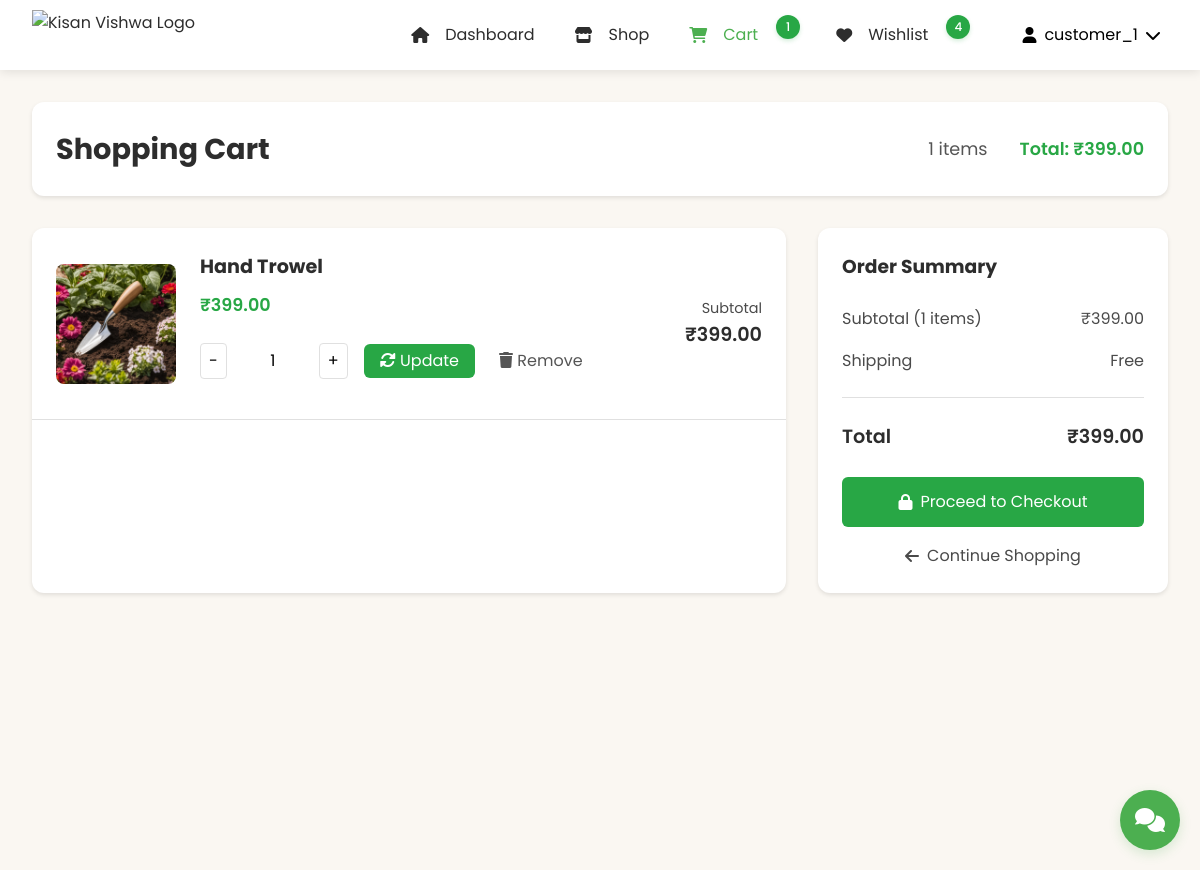
/customer/cart/ (signed in), run on an earlier commit of the app's database.
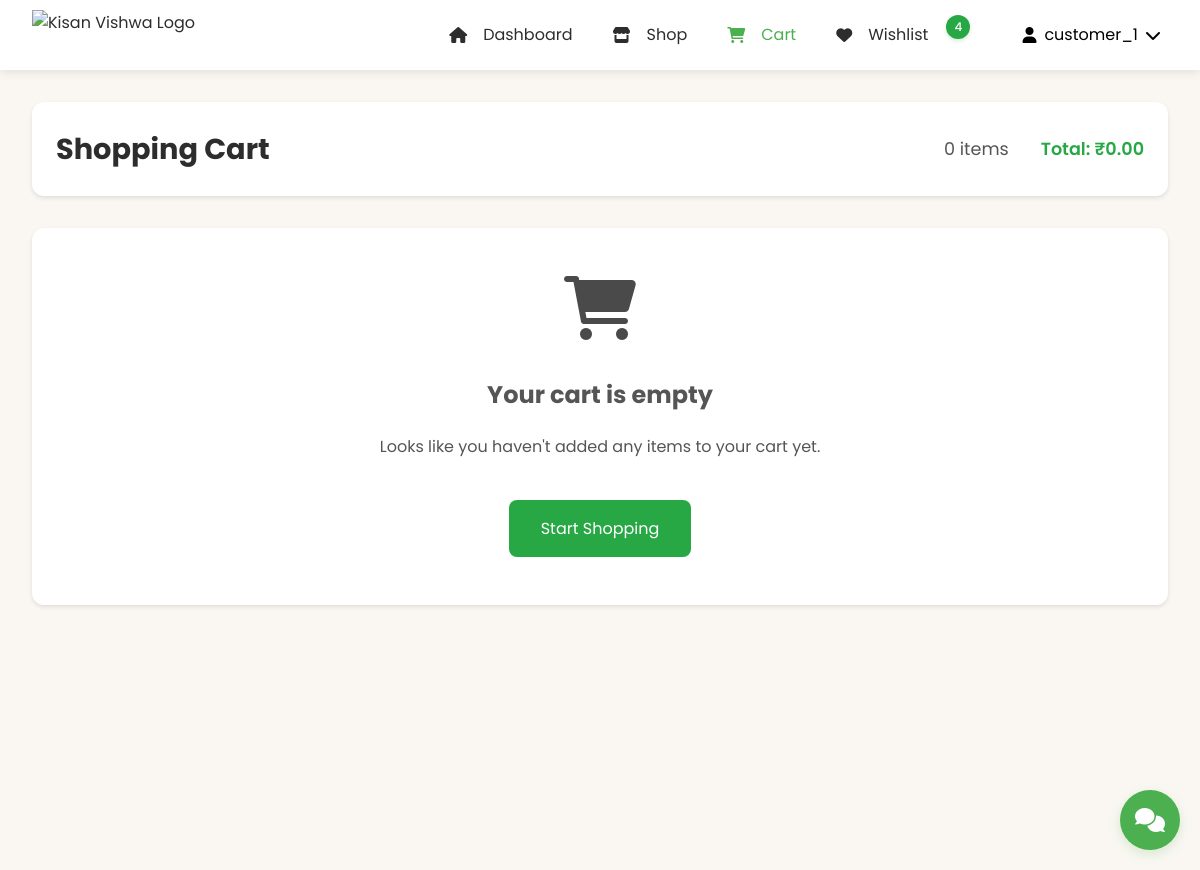
And on a later commit of the database.
### customer_app/models.py (models this page shows, shortened)
class CartItem(models.Model):
    user = models.ForeignKey(User, on_delete=models.CASCADE)
    product = models.ForeignKey(Product, on_delete=models.CASCADE)
    quantity = models.PositiveIntegerField(default=1)
    @property
    def total_price(self):
        return self.product.price * self.quantity
    class Meta:
        ordering = ['-id']

### product_app/models.py (models this page shows, shortened)
class Product(models.Model):
    CATEGORY_CHOICES = [
        ('vegetables', 'Vegetables'),
        ('fruits', 'Fruits'),
        ('grains', 'Grains'),
        ('dairy', 'Dairy'),
        ('tools', 'Tools & Equipment'),
        ('seeds', 'Seeds & Saplings'),
        ('pesticides', 'Pesticides & Fertilizers'),
        ('organic', 'Organic Products'),
        ('livestock', 'Livestock & Feed'),
        ('other', 'Other')
    ]
    name = models.CharField(max_length=200)
    category = models.CharField(max_length=100, choices=CATEGORY_CHOICES, default='other')
    price = models.DecimalField(max_digits=10, decimal_places=2)
    quantity = models.IntegerField()
    description = models.TextField()
    image = models.ImageField(
        upload_to='products/',
        null=True,
        blank=True
    )
    farmer = models.ForeignKey(User, on_delete=models.CASCADE)
    created_at = models.DateTimeField(auto_now_add=True)
    updated_at = models.DateTimeField(auto_now=True)
    is_featured = models.BooleanField(default=False)
    is_deleted = models.BooleanField(default=False)
    def get_image_url(self):
        if self.image and hasattr(self.image, 'url'):
            return self.image.url
        return static('images/default_product.jpg')

### customer_app/views.py (the view)
# urls.py: path('cart/', views.customer_cart, name='customer_cart'),
def customer_cart(request):
    cart_items = CartItem.objects.filter(user=request.user)
    context = {
        'cart_items': cart_items
    }
    return render(request, 'customer_app/cart.html', context)

### customer_app/context_processors.py (called while the page is built, shortened)
def wishlist_and_cart_counts(request):
    if request.user.is_authenticated:
        cart_items = CartItem.objects.filter(user=request.user).select_related('product')
        wishlist_items = Wishlist.objects.filter(user=request.user)
        return {
            'cart_items_count': cart_items.count(),
            'cart_total': sum(item.total_price for item in cart_items),
            'wishlist_count': wishlist_items.count(),
            'wishlist_product_ids': set(item.product_id for item in wishlist_items)
        }

def wishlist_status(request):
    if request.user.is_authenticated:
        wishlist_items = Wishlist.objects.filter(user=request.user).select_related('product')
        return {
            'wishlist_product_ids': set(item.product.id for item in wishlist_items),
            'wishlist_products': [item.product for item in wishlist_items]
        }
    return {
        'wishlist_product_ids': set(),
        'wishlist_products': []
    }

### customer_app/templates/customer_app/cart.html (shortened to what the changed rows need)
{% load static %}
<!DOCTYPE html>
<html lang="en">
<head>
    <link rel="stylesheet" href="https://cdnjs.cloudflare.com/ajax/libs/normalize/8.0.1/normalize.min.css">
    <link rel="stylesheet" href="https://cdnjs.cloudflare.com/ajax/libs/font-awesome/6.0.0/css/all.min.css">
    <link rel="stylesheet" type="text/css" href="{% static 'css/CustomerNavBar.css' %}">
    <link rel="stylesheet" type="text/css" href="{% static 'css/customerdesign.css' %}">
    <link rel="stylesheet" type="text/css" href="{% static 'css/cart.css' %}">
    <link rel="stylesheet" href="{% static 'css/chat_widget.css' %}">
</head>
<body>
    {% include 'NavBar/CustomerNavBar.html' %}
    <main class="main-container">
        <div class="cart-header">
            <h1>Shopping Cart</h1>
            <div class="cart-summary">
                <span>{{ cart_items|length }} items</span>
                <span class="cart-total">Total: ₹{{ cart_total|default:"0.00" }}</span>
            </div>
        </div>
        {% if cart_items %}
            <div class="cart-content">
                <div class="cart-items">
                    {% for item in cart_items %}
                        <div class="cart-item">
                            <div class="cart-item-image">
                                <img src="{{ item.product.get_image_url }}" alt="{{ item.product.name }}">
                            </div>
                            <div class="item-details">
                                <h2>{{ item.product.name }}</h2>
                                <p class="item-price">₹{{ item.product.price|floatformat:2 }}</p>
                                <div class="quantity-wrapper">
                                    <form method="POST" action="{% url 'update_cart_quantity' item.id %}" class="quantity-form">
                                        <div class="quantity-controls">
                                            <button type="button" class="quantity-btn minus" data-item-id="{{ item.id }}">-</button>
                                            <input type="number" name="quantity" value="{{ item.quantity }}" min="1" max="99"
                                                   class="quantity-input" data-item-id="{{ item.id }}">
                                            <button type="button" class="quantity-btn plus" data-item-id="{{ item.id }}">+</button>
                                        </div>
                                        <button type="submit" class="update-btn">
                                            <i class="fas fa-sync-alt"></i> Update
                                        </button>
                                    </form>
                                    <form method="POST" action="{% url 'remove_from_cart' item.id %}" class="remove-form">
                                        <button type="submit" class="remove-btn" title="Remove item">
                                            <i class="fas fa-trash"></i> Remove
                                        </button>
                                    </form>
                                </div>
                            </div>
                            <div class="item-subtotal">
                                <p>Subtotal</p>
                                <span>₹{{ item.total_price|floatformat:2 }}</span>
                            </div>
                        </div>
                    {% endfor %}
                </div>
                <div class="cart-summary-box">
                    <h3>Order Summary</h3>
                    <div class="summary-row">
                        <span>Subtotal ({{ cart_items|length }} items)</span>
                        <span>₹{{ cart_total|floatformat:2 }}</span>
                    </div>
                    <div class="summary-row">
                        <span>Shipping</span>
                        <span>Free</span>
                    </div>
                    <div class="summary-total">
                        <span>Total</span>
                        <span>₹{{ cart_total|floatformat:2 }}</span>
                    </div>
                    <form method="post" action="{% url 'checkout' %}">
                        <button class="checkout-btn">
                            <i class="fas fa-lock"></i> Proceed to Checkout
                        </button>
                    </form>
                    <a href="{% url 'customer_dashboard' %}" class="continue-shopping">
                        <i class="fas fa-arrow-left"></i> Continue Shopping
                    </a>
                </div>
            </div>
        {% else %}
            <div class="empty-cart">
                <i class="fas fa-shopping-cart"></i>
                <h2>Your cart is empty</h2>
                <p>Looks like you haven't added any items to your cart yet.</p>
                <a href="{% url 'customer_dashboard' %}" class="start-shopping-btn">
                    Start Shopping
                </a>
            </div>
        {% endif %}
    </main>
</body>
</html>

### templates/NavBar/CustomerNavBar.html (shortened to what this page needs)
{% load static %}
<header class="site-header">
    <div class="header-container">
        <div class="brand">
            <a href="{% url 'customer_dashboard' %}" class="logo">
                <img src="{% static 'images/kisan_vishwa_logo.png' %}" alt="Kisan Vishwa Logo">
            </a>
        </div>
        <nav class="main-nav">
            <ul class="nav-list">
                <li>
                    <a href="{% url 'customer_dashboard' %}" class="nav-item {% if request.resolver_match.url_name == 'customer_dashboard' %}active{% endif %}">
                        <i class="fas fa-home"></i>
                        <span>Dashboard</span>
                    </a>
                </li>
                <li>
                    <a href="{% url 'shop' %}" class="nav-item {% if request.resolver_match.url_name == 'shop' %}active{% endif %}">
                        <i class="fas fa-store"></i>
                        <span>Shop</span>
                    </a>
                </li>
                <li>
                    <a href="{% url 'customer_cart' %}" class="nav-item {% if request.resolver_match.url_name == 'customer_cart' %}active{% endif %}">
                        <i class="fas fa-shopping-cart"></i>
                        <span>Cart</span>
                        {% if cart_items_count > 0 %}
                            <span class="badge">{{ cart_items_count }}</span>
                        {% endif %}
                    </a>
                </li>
                <li>
                    <a href="{% url 'customer_wishlist' %}" class="nav-item {% if request.resolver_match.url_name == 'customer_wishlist' %}active{% endif %}">
                        <i class="fas fa-heart"></i>
                        <span>Wishlist</span>
                        {% if wishlist_count > 0 %}
                            <span class="badge">{{ wishlist_count }}</span>
                        {% endif %}
                    </a>
                </li>
            </ul>
            <div class="user-menu">
                <button class="user-menu-toggle">
                    <div class="user-info">
                        {% if user.customer_profile.profile_picture %}
                            <img src="{{ user.customer_profile.profile_picture.url }}" alt="" class="user-avatar">
                        {% else %}
                            <i class="fas fa-user"></i>
                        {% endif %}
                        <span>{{ user.username }}</span>
                        <i class="fas fa-chevron-down"></i>
                    </div>
                </button>
            </div>
        </nav>
    </div>
</header>

What changed in the data, as far as the page shows it:
removed CartItem: product.get_image_url (picture), product.name "Hand Trowel", product.price "399.00", quantity "1", total_price "399.00"
Also different on the page:
{{ cart_items|length }}: "1" → "0"
{{ cart_total|default:"0.00" }}: "399.00" → "0.00"
{{ cart_items_count }}: "1" → (not shown)
{{ cart_items|length }}: "1" → (not shown)
{{ cart_total|floatformat:2 }}: "399.00" → (not shown)
text no longer shown: "Order Summary Subtotal ( items) ₹ Shipping Free Total ₹ Proceed to Checkout Continue Shopping"
text now shown: "Your cart is empty Looks like you haven't added any items to your cart yet. Start Shopping"
